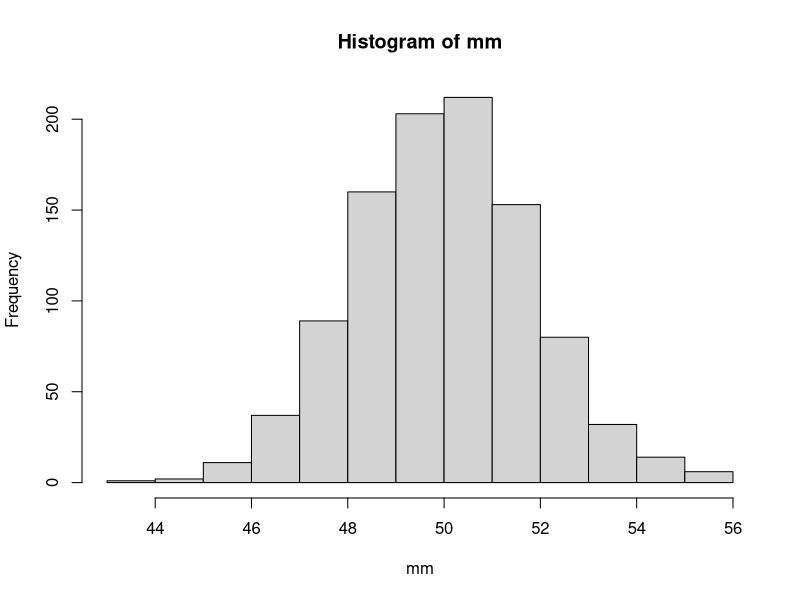
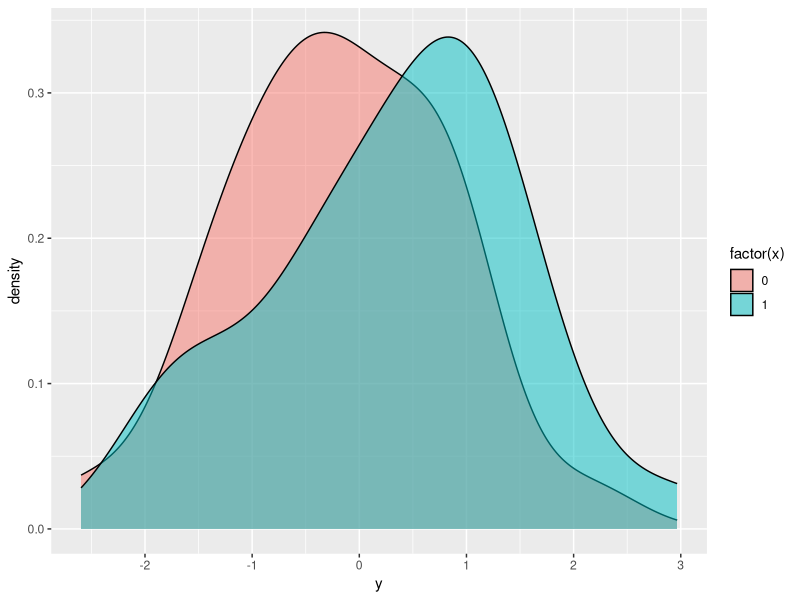
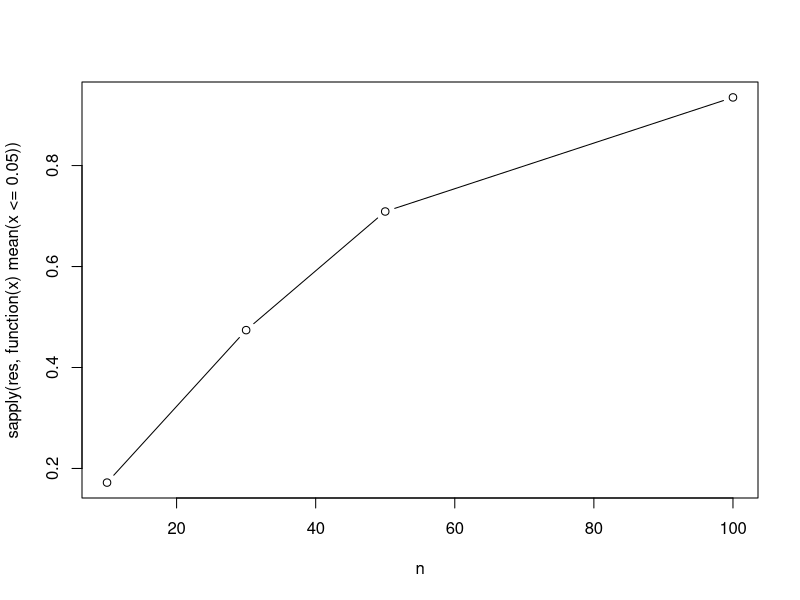

Write the R code that produced these figures, in order.
## ---- chunk 1
n <- 30
y <- rnorm(n, 50, 10)

mean(y)

# sd(y) / sqrt(n)

B <- 1000

mm <- replicate(B, {
  y <- rnorm(n, 50, 10)
  mean(y)
})

hist(mm)
sd(mm)
## ---- chunk 2
library(ggplot2)

n <- 30
m1 <- 0
m2 <- 0.3
# m2 - m1 = 0.3
s2 <- 1

g1 <- rnorm(n, m1, sqrt(s2))
g2 <- rnorm(n, m2, sqrt(s2))

dat <- data.frame(
  y = c(g1, g2),
  x = rep(0:1, each = n)
)

ggplot(dat, aes(x = y)) +
  geom_density(aes(fill = factor(x)),
               alpha = 0.5) 

B <- 1000

p <- replicate(B, {
  g1 <- rnorm(n, m1, sqrt(s2))
  g2 <- rnorm(n, m2, sqrt(s2))
  t.test(g2, g1)$p.value
})

mean(p <= 0.05)

pwr::pwr.t.test(n = n, d = 0.3)
## ---- chunk 3
sim_data <- function(n, d, s){
  g1 <- rnorm(n, 0, s)
  g2 <- rnorm(n, d, s)
  dat <- data.frame(
    y = c(g1, g2),
    x = rep(0:1, each = n)
  )
  return(dat)
}

fit_model <- function(data){
  t.test(y ~ x, data = data)$p.value
}

n <- c(10, 30, 50, 100)
res <- vector(mode = "list", length = length(n))

for(i in 1:length(n)){
  res[[i]] <- replicate(B, {
    dat <- sim_data(n[i], 0.5, 1)
    fit_model(dat)
  })
}

plot(n, sapply(res, function(x) mean(x <= 0.05)), type = "b")
## ---- chunk 4
n <- 100
x <- rep(0:1, each = n)
age <- round(runif(n*2, 18, 50))
age0 <- age - mean(age)

b0 <- log(10)
b1 <- log(1)
b2 <- log(1.1)

mu <- b0 + b1 * x + b2 * age0
y <- rpois(n = n*2, exp(mu))

fit <- glm(y ~ x + age0, family = poisson())

summary(fit)$coefficients
